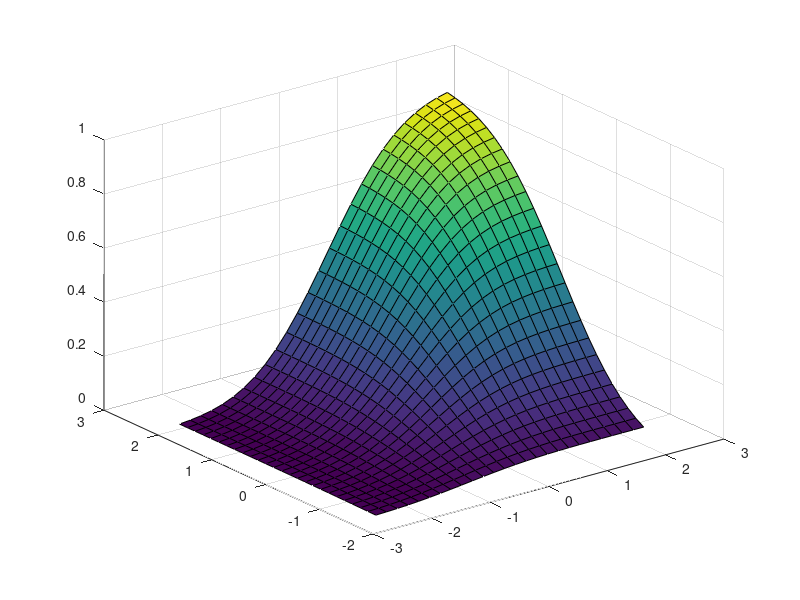

Source code (MATLAB):
% this script computes the cdf of a bivariate normal distribution at a grid of points
% see "Risk and Asset Allocation"-Springer (2005), by A. Meucci

clear; clc; close all;
%%%%%%%%%%%%%%%%%%%%%%%%%%%%%%%%%%%%%%%%%%%%%%%%%%%%%%%%%%%%%%%%%%%%%%%%%%%%%%%%%%%%%%%%%%%%%%%%%%%%%%%%%%%%%
% input parameters
m=[0 0];
s=[1 1];
r=.5;

%%%%%%%%%%%%%%%%%%%%%%%%%%%%%%%%%%%%%%%%%%%%%%%%%%%%%%%%%%%%%%%%%%%%%%%%%%%%%%%%%%%%%%%%%%%%%%%%%%%%%%%%%%%%%
% input generate grid according to natural disribution's limits
C=[1 r;
    r 1];
S=diag(s)*C*diag(s);

Y=mvnrnd(m,S,50);
Grid1=[min(Y(:,1))  :  (max(Y(:,1))-min(Y(:,1)))/25  : max(Y(:,1))];
Grid2=[min(Y(:,2))  :  (max(Y(:,2))-min(Y(:,2)))/25  : max(Y(:,2))];

mu = [1 -1]; Sigma = [.9 .4; .4 .3];
[X1,X2] = meshgrid(Grid1,Grid2);
X = [X1(:) X2(:)];
f = mvncdf(X, m, S);

%%%%%%%%%%%%%%%%%%%%%%%%%%%%%%%%%%%%%%%%%%%%%%%%%%%%%%%%%%%%%%%%%%%%%%%%%%%%%%%%%%%%%%%%%%%%%%%%%%%%%%%%%%%%%
% plot
surf(X1,X2,reshape(f,length(Grid2),length(Grid1)));
